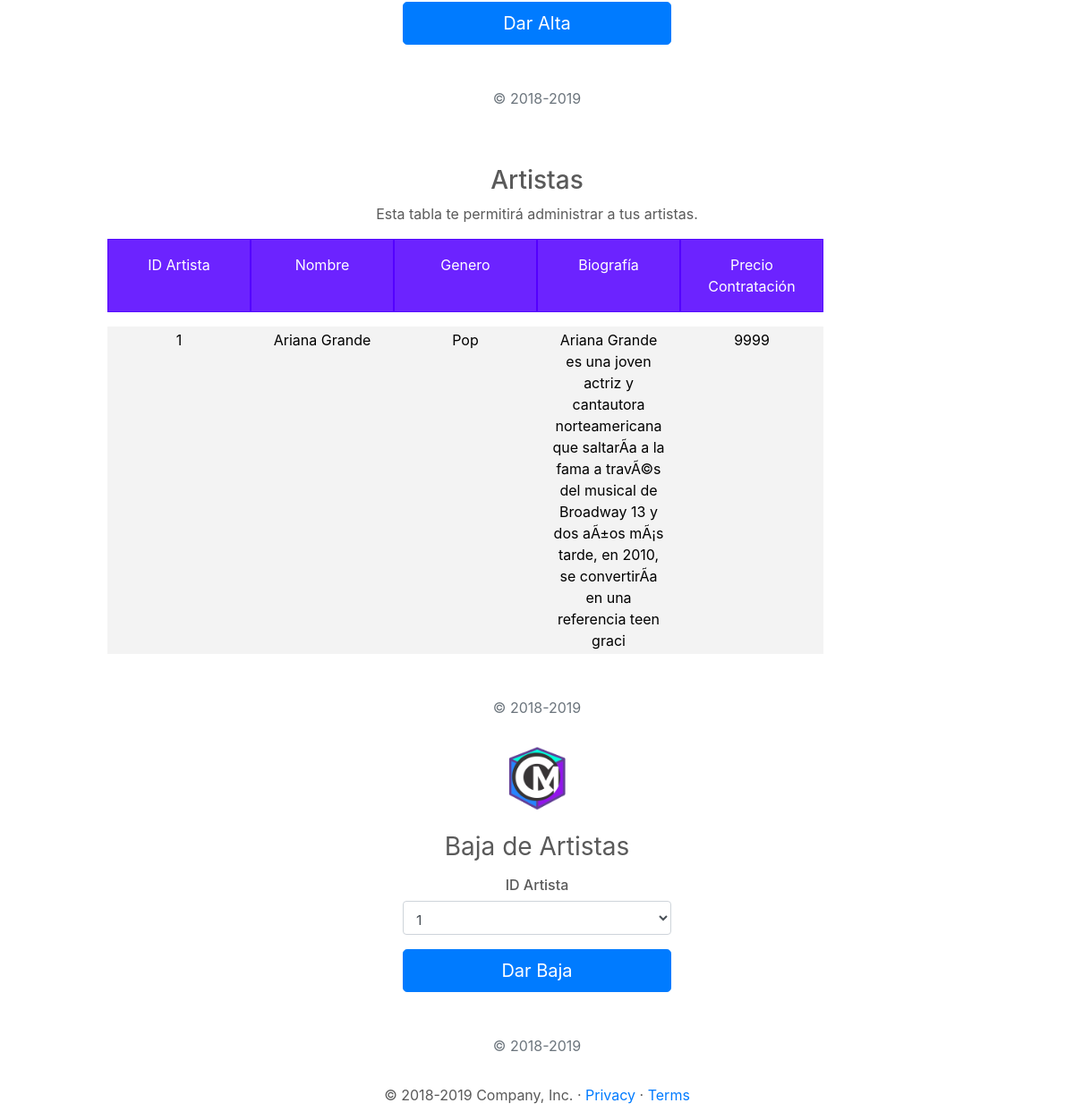
Page /UserAdmin/AdminArtist.php (signed in, lower part) on the earlier database version.
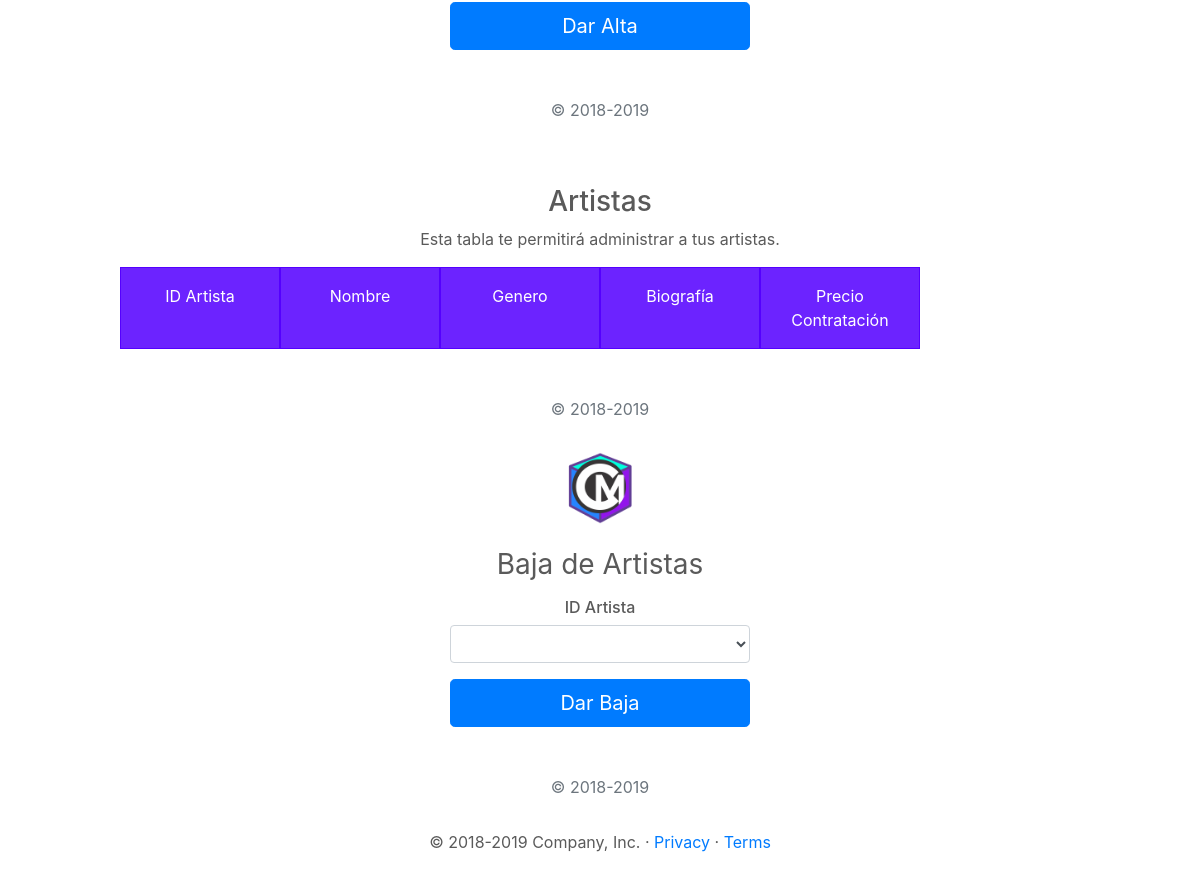
Same page on the later database version.
### tables this page shows
CREATE TABLE `artista` (
  `idArtista` int(11) NOT NULL,
  `nombre` varchar(50) NOT NULL,
  `genero` varchar(50) NOT NULL,
  `biografia` varchar(200) NOT NULL,
  `precioContratacion` float NOT NULL
);

### PHP/DBConexion.php (called while the page is built, shortened)
<?php
class User
{
    private $db;
    public function __construct($host, $port, $dbname, $dbuser, $password) {
        $dsn = "mysql:host=$host; dbname=$dbname;";
        try{
            $this->db = new PDO($dsn, $dbuser, $password);
            $this->db->setAttribute(PDO::ATTR_ERRMODE,PDO::ERRMODE_EXCEPTION);
        }
        catch(PDOException $ex)
        {
            echo 'Error en conexión con la conecion a la BD' . $ex.getMessage();
            die();
        }
    }
    public function consultArtist(){
        try {
            $sql = "SELECT * FROM `artista`";
            $artists = $this->db->prepare($sql);
            $artists->execute();
            $table = $artists;
            return $table;
        }
        catch (PDOException $ex) {
            echo "Error al obtener la tabla de artistas." . $ex->getMessage();
        }
    }
}

### PHP/ConsultArtist.php (called while the page is built)
<?php
include 'DBconexion.php';
$consult = new User("localhost", "", "dbcirculomusical", "root", "");
$consultIDA = $consult->consultArtist();
$consultA = $consult->consultArtist();
?>

### UserAdmin/AdminArtist.php (the view, shortened to what this page needs)
<?php
    include '../PHP/ConsultArtist.php';
?>
  <!doctype html>
  <html lang="en">
  <head>
    <link href="../bootstrap/dist/css/bootstrap.min.css" rel="stylesheet">
    <link href="adminStyle.css" rel="stylesheet">
    <link href="grid.css" rel="stylesheet">
  </head>
  <body class="text-center">
    <form class="form-signin" action="../PHP/InsertArtist.php" method="POST">
      <button class="btn btn-lg btn-primary btn-block" type="submit">Dar Alta</button>
      <p class="mt-5 mb-3 text-muted">&copy; 2018-2019</p>
    </form>
    <div class="table-consult">
      <h3>Artistas</h3>
      <p>Esta tabla te permitirá administrar a tus artistas.</p>
      <div class="row">
        <div class="col-md-2 headerTableA">ID Artista</div>
        <div class="col-md-2 headerTableA">Nombre</div>
        <div class="col-md-2 headerTableA">Genero</div>
        <div class="col-md-2 headerTableA">Biografía</div>
        <div class="col-md-2 headerTableA">Precio Contratación</div>
      </div>
      <?php
        while($a = $consultA->fetch(PDO::FETCH_ASSOC))
        {
          echo '<div class="row"> <div class="col-md-2">'.$a['idArtista'].'</div> <div class="col-md-2">'.$a['nombre'].'</div> <div class="col-md-2">'.$a['genero'].'</div> <div class="col-md-2">'.$a['biografia'].'</div> <div class="col-md-2">'.$a['precioContratacion'].'</div> </div>';
        }
      ?>
        <p class="mt-5 mb-3 text-muted">&copy; 2018-2019</p>
    </div>
    <form class="form-signin" action="../PHP/DeleteArtist.php" method="POST">
      <a href="../Cover/Cover.html">
        <img class="mb-4" src="../resources/iconCM.png" alt="" width="72" height="72">
      </a>
      <h1 class="h3 mb-3 font-weight-normal">Baja de Artistas</h1>
      <h6>ID Artista</h6>
      <select name="idArt" class="form-control" required autofocus>
        <?php
        while($d = $consultIDA->fetch(PDO::FETCH_ASSOC))
        {
          echo'<option value='.$d['idArtista'].'>'.$d['idArtista'] .' </option>';
        }
      ?>
      </select>
      <button class="btn btn-lg btn-primary btn-block" type="submit">Dar Baja</button>
      <p class="mt-5 mb-3 text-muted">&copy; 2018-2019</p>
    </form>
    <main role="main">
      <footer class="container">
        <p>&copy; 2018-2019 Company, Inc. &middot;
          <a href="#">Privacy</a> &middot;
          <a href="#">Terms</a>
        </p>
      </footer>
    </main>
  </body>
  </html>

Differences in the rows shown:
removed artista: idArtista "1", nombre "Ariana Grande", genero "Pop", biografia "Ariana Grande es una joven actriz y cantautora norteamericana que saltarÃ­a a la fama a travÃ©s del musical de Broadway 13 y dos aÃ±os mÃ¡s tarde, en 2010, se convertirÃ­a en una referencia teen graci", precioContratacion "9999"
Other differences:
form field idArt: "1" → (not shown)
